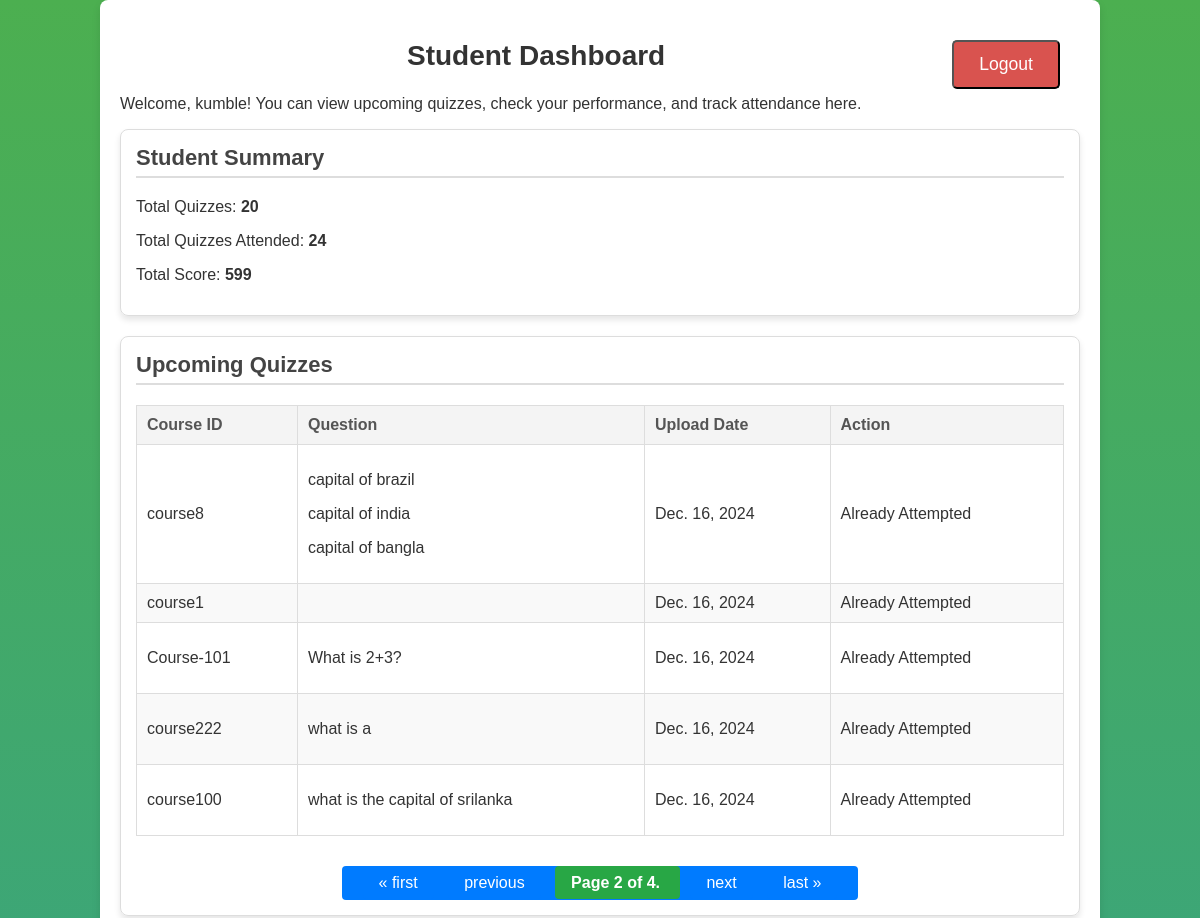
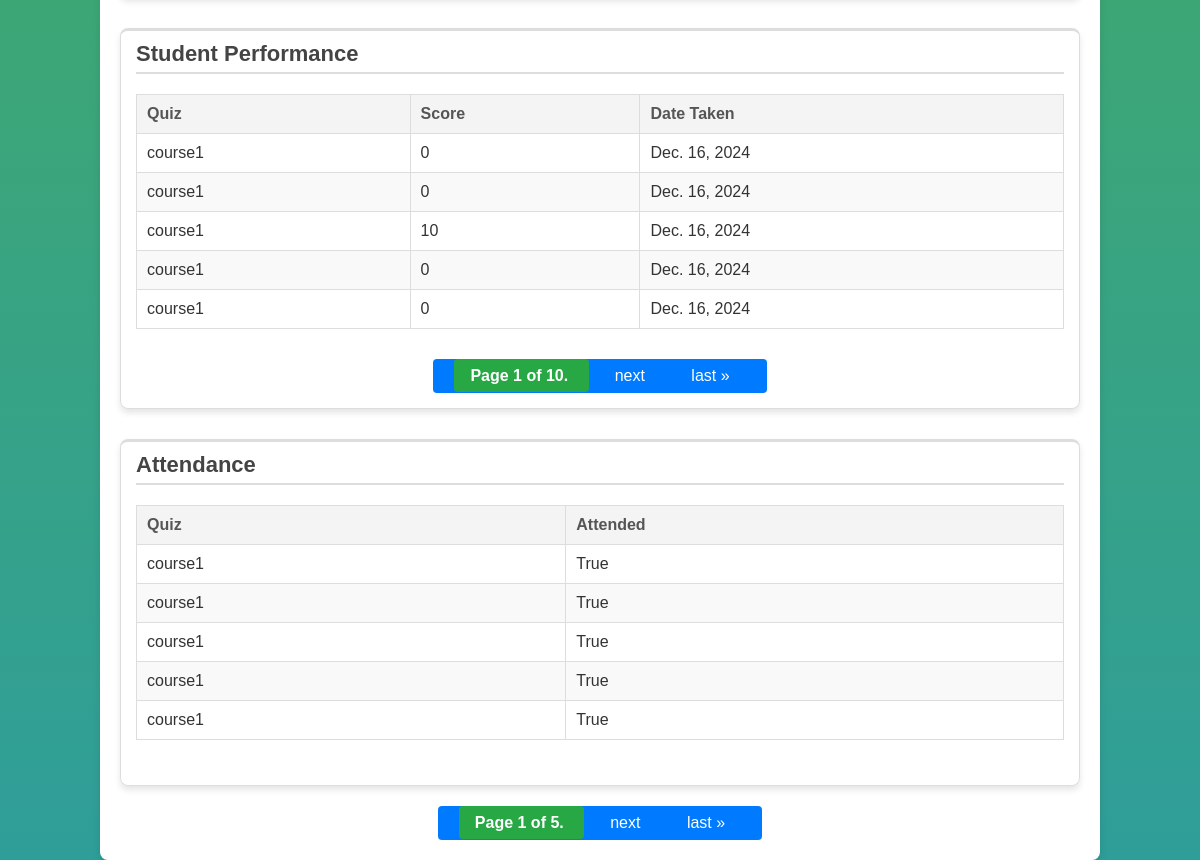
Page /core/student/dashboard/?quiz_page=2 (signed in) on the committed database (2 pictures, top to bottom).
### core/models.py (models this page shows, shortened)
class CustomUser(AbstractUser):
    ROLE_CHOICES = (
        ('teacher', 'Teacher'),
        ('student', 'Student'),
    )
    role = models.CharField(max_length=7, choices=ROLE_CHOICES)
    phone_number = models.CharField(max_length=15, blank=True, null=True, help_text="Enter a valid phone number.")
    branch = models.CharField(max_length=100, blank=True, null=True, help_text="Branch (Only for Teachers)")
    usn = models.CharField(max_length=15, blank=True, null=True, help_text="University Serial Number (Only for Students)")
    profile_picture = models.ImageField(upload_to='profile_pics/', blank=True, null=True)

class Quiz(models.Model):
    course_id = models.CharField(max_length=50)
    question = models.TextField(help_text="Main question text")
    correct_answer = models.TextField(help_text="Correct answer for the question")
    image = models.ImageField(upload_to='quiz_images/', blank=True, null=True, help_text="Optional image for the quiz")
    upload_date = models.DateField(auto_now_add=True)
    deadline = models.DateTimeField(default=lambda: timezone.now() + timedelta(days=1), help_text="Deadline for the quiz")

class Question(models.Model):
    quiz = models.ForeignKey(Quiz, related_name='questions', on_delete=models.CASCADE)
    question_text = models.CharField(max_length=255, help_text="The text of the question")
    correct_answer = models.CharField(max_length=100, help_text="Correct answer text")

class StudentPerformance(models.Model):
    student = models.ForeignKey(CustomUser, on_delete=models.CASCADE, limit_choices_to={'role': 'student'}, help_text="Student who took the quiz")
    quiz = models.ForeignKey(Quiz, on_delete=models.CASCADE, help_text="Quiz the student attempted")
    score = models.IntegerField(help_text="Score obtained by the student")
    date_taken = models.DateField(auto_now_add=True, help_text="Date when the quiz was taken")

class Attendance(models.Model):
    user = models.ForeignKey(get_user_model(), on_delete=models.CASCADE, help_text="Student or teacher user")
    quiz = models.ForeignKey(Quiz, on_delete=models.CASCADE, help_text="Quiz the user attended")
    is_attended = models.BooleanField(default=False, help_text="Mark if the quiz was attended")

### core/views.py (the view)
# urls.py: path('student/dashboard/', views.student_dashboard, name='student_dashboard'),
@login_required
def student_dashboard(request):
    if request.user.role != 'student':
        return redirect('home')  # Or a page where non-students are redirected
    quizzes = Quiz.objects.filter(upload_date__gte='2024-12-14')  # Filter by current date
    total_quizzes = quizzes.count()
    for quiz in quizzes:
        quiz.questions_list = quiz.questions.all()  # Get the associated questions for each quiz
        quiz.already_attended = False
        if Attendance.objects.filter(quiz=quiz, user=request.user, is_attended=True).exists():
            quiz.already_attended = True  # Mark as attended if True
    performance_data = StudentPerformance.objects.filter(student=request.user)
    attendance_data = Attendance.objects.filter(user=request.user)
    total_attended = attendance_data.filter(is_attended=True).count()
    total_score = performance_data.filter(quiz__attendance__is_attended=True).aggregate(Sum('score'))['score__sum'] or 0
    quizzes_paginator = Paginator(quizzes, 5)  # Show 5 quizzes per page
    page_number = request.GET.get('quiz_page')  # Get the page number for quizzes
    quiz_page_obj = quizzes_paginator.get_page(page_number)
    performance_paginator = Paginator(performance_data, 5)  # Show 5 performance records per page
    performance_page_number = request.GET.get('performance_page')  # Get the page number for performance data
    performance_page_obj = performance_paginator.get_page(performance_page_number)
    attendance_paginator = Paginator(attendance_data, 5)  # Show 5 attendance records per page
    attendance_page_number = request.GET.get('attendance_page')  # Get the page number for attendance data
    attendance_page_obj = attendance_paginator.get_page(attendance_page_number)
    return render(request, 'core/student_dashboard.html', {
        'quizzes': quiz_page_obj,  # Updated quizzes with pagination
        'performance_data': performance_page_obj,  # Updated performance data with pagination
        'attendance_data': attendance_page_obj,
        'total_quizzes': total_quizzes,
        'total_attended': total_attended,
        'total_score': total_score,
        'username': request.user.username,  # Pass username for display
    })

### core/templates/core/student_dashboard.html (shortened to what this page needs)
<!DOCTYPE html>
<html lang="en">
<head>
    {% load static %}
    <link rel="stylesheet" href="{% static 'css/student.css' %}">
</head>
<body>
<div class="container">
<form method="POST" action="{% url 'logout' %}">
    <button type="submit" class="btn btn-danger btn-sm logout-btn">Logout</button>
</form>
    <h2>Student Dashboard</h2>
    <p>Welcome, {{ user.username }}! You can view upcoming quizzes, check your performance, and track attendance here.</p>
 <div class="card">
            <h3>Student Summary</h3>
            <p>Total Quizzes: <strong>{{ total_quizzes }}</strong></p>
            <p>Total Quizzes Attended: <strong>{{ total_attended }}</strong></p>
            <p>Total Score: <strong>{{ total_score }}</strong></p>
    </div>
    <div class="card">
        <h3>Upcoming Quizzes</h3>
        <table>
            <thead>
                <tr>
                    <th>Course ID</th>
                    <th>Question</th>
                    <th>Upload Date</th>
                    <th>Action</th>
                </tr>
            </thead>
            <tbody>
                {% for quiz in quizzes %}
                <tr>
                    <td>{{ quiz.course_id }}</td>
                    <td>
                        {% for question in quiz.questions.all %}
                            <p>{{ question.question_text }}</p>
                        {% endfor %}
                    </td>
                    <td>{{ quiz.upload_date }}</td>
                    <td>
                    {% if quiz.already_attended %}
                        <span>Already Attempted</span>
                    {% else %}
                        <a href="{% url 'take_quiz' quiz.course_id %}">Take Quiz</a>
                    {% endif %}
                </td>
                </tr>
                {% empty %}
                <tr class="no-data">
                    <td colspan="4">No upcoming quizzes found.</td>
                </tr>
                {% endfor %}
            </tbody>
        </table>
        <div class="pagination">
    <span class="step-links">
        {% if quizzes.has_previous %}
            <a href="?quiz_page=1">&laquo; first</a>
            <a href="?quiz_page={{ quizzes.previous_page_number }}">previous</a>
        {% endif %}
        <span class="current">
            Page {{ quizzes.number }} of {{ quizzes.paginator.num_pages }}.
        </span>
        {% if quizzes.has_next %}
            <a href="?quiz_page={{ quizzes.next_page_number }}">next</a>
            <a href="?quiz_page={{ quizzes.paginator.num_pages }}">last &raquo;</a>
        {% endif %}
    </span>
</div>
    </div>
    <div class="card performance-table">
        <h3>Student Performance </h3>
        <table>
            <thead>
                <tr>
                    <th>Quiz</th>
                    <th>Score</th>
                    <th>Date Taken</th>
                </tr>
            </thead>
            <tbody>
                {% for performance in performance_data %}
                <tr>
                    <td>{{ performance.quiz.course_id }}</td>
                    <td>{{ performance.score }}</td>
                    <td>{{ performance.date_taken }}</td>
                </tr>
                {% empty %}
                <tr class="no-data">
                    <td colspan="3">No performance data found.</td>
                </tr>
                {% endfor %}
            </tbody>
        </table>
<div class="pagination">
    <span class="step-links">
        <span class="current">
            Page {{ performance_data.number }} of {{ performance_data.paginator.num_pages }}.
        </span>
        {% if performance_data.has_next %}
            <a href="?performance_page={{ performance_data.next_page_number }}">next</a>
            <a href="?performance_page={{ performance_data.paginator.num_pages }}">last &raquo;</a>
        {% endif %}
    </span>
</div>
    </div>
    <div class="card attendance-table mb-4">
        <h3>Attendance</h3>
        <table class="table table-striped">
            <thead>
                <tr>
                    <th>Quiz</th>
                    <th>Attended</th>
                </tr>
            </thead>
            <tbody>
                {% for attendance in attendance_data %}
                <tr>
                    <td>{{ attendance.quiz.course_id }}</td>
                    <td>{{ attendance.is_attended }}</td>
                </tr>
                {% empty %}
                <tr class="no-data">
                    <td colspan="2" class="text-center">No attendance data found.</td>
                </tr>
                {% endfor %}
            </tbody>
        </table>
    </div>
<div class="pagination">
    <span class="step-links">
        <span class="current">
            Page {{ attendance_data.number }} of {{ attendance_data.paginator.num_pages }}.
        </span>
        {% if attendance_data.has_next %}
            <a href="?attendance_page={{ attendance_data.next_page_number }}">next</a>
            <a href="?attendance_page={{ attendance_data.paginator.num_pages }}">last &raquo;</a>
        {% endif %}
    </span>
</div>
</div>
</body>
</html>

### core/static/css/student.css (style rules this page uses)
body { font-family: 'Arial', sans-serif; margin: 0; padding: 0; background-color: #f4f7fc; color: #333; }
.pagination { display: flex; justify-content: center; align-items: center; margin-top: 20px; }
.pagination a, .pagination span { background-color: #007bff; color: white; padding: 8px 16px; border-radius: 4px; margin: 0 5px; text-decoration: none; font-size: 1em; }
.pagination .current { background-color: #28a745; font-weight: bold; cursor: default; }
h2 { text-align: center; color: #333; font-size: 28px; margin-top: 20px; }
h3 { font-size: 22px; color: #444; border-bottom: 2px solid #ddd; padding-bottom: 5px; margin-bottom: 20px; }
table { width: 100%; border-collapse: collapse; margin-bottom: 30px; }
table th, table td { padding: 10px; text-align: left; border: 1px solid #ddd; }
table th { background-color: #f4f4f4; color: #555; }
table tr:nth-child(even) { background-color: #f9f9f9; }
.container { width: 80%; margin: 0 auto; padding: 20px; background-color: white; border-radius: 8px; box-shadow: 0 4px 8px rgba(0, 0, 0, 0.1); }
.card { border: 1px solid #ddd; border-radius: 8px; padding: 15px; box-shadow: 0 4px 6px rgba(0, 0, 0, 0.1); margin-bottom: 20px; }
.card h3 { margin-top: 0; }
.performance-table, .attendance-table { margin-top: 30px; border-top: 3px solid #ddd; padding-top: 10px; }
.performance-table tr:nth-child(even), .attendance-table tr:nth-child(even) { background-color: #f9f9f9; }
.logout-btn { display: inline-block; background-color: #d9534f; color: white; padding: 12px 25px; font-size: 1.1em; text-align: center; border-radius: 5px; text-decoration: none; margin-top: 20px; margin-right: 20px; float: right; transition: background-color 0.3s ease; }

### core/templates/core/student_dashboard.html (style rules this page uses)
body { background: linear-gradient( #4CAF50, #2F9E99); font-family: 'Arial', sans-serif; }

### rows in the picture
CustomUser: username "kumble"
Quiz: course_id "course8", upload_date "Dec. 16, 2024", shows "Already Attempted"
Question: question_text "capital of brazil"
Question: question_text "capital of india"
Question: question_text "capital of bangla"
Quiz: course_id "course1", upload_date "Dec. 16, 2024", shows "Already Attempted"
Quiz: course_id "Course-101", upload_date "Dec. 16, 2024", shows "Already Attempted"
Question: question_text "What is 2+3?"
Quiz: course_id "course222", upload_date "Dec. 16, 2024", shows "Already Attempted"
Question: question_text "what is a"
Quiz: course_id "course100", upload_date "Dec. 16, 2024", shows "Already Attempted"
Question: question_text "what is the capital of srilanka"
StudentPerformance: quiz.course_id "course1", score "0", date_taken "Dec. 16, 2024"
StudentPerformance: quiz.course_id "course1", score "0", date_taken "Dec. 16, 2024"
StudentPerformance: quiz.course_id "course1", score "10", date_taken "Dec. 16, 2024"
StudentPerformance: quiz.course_id "course1", score "0", date_taken "Dec. 16, 2024"
StudentPerformance: quiz.course_id "course1", score "0", date_taken "Dec. 16, 2024"
Attendance: quiz.course_id "course1", is_attended "True"
Attendance: quiz.course_id "course1", is_attended "True"
Attendance: quiz.course_id "course1", is_attended "True"
Attendance: quiz.course_id "course1", is_attended "True"
Attendance: quiz.course_id "course1", is_attended "True"

### other values in the picture
{{ total_quizzes }} "20"
{{ total_attended }} "24"
{{ total_score }} "599"
{{ quizzes.number }} "2"
{{ quizzes.paginator.num_pages }} "4"
{{ performance_data.number }} "1"
{{ performance_data.paginator.num_pages }} "10"
{{ attendance_data.number }} "1"
{{ attendance_data.paginator.num_pages }} "5"
